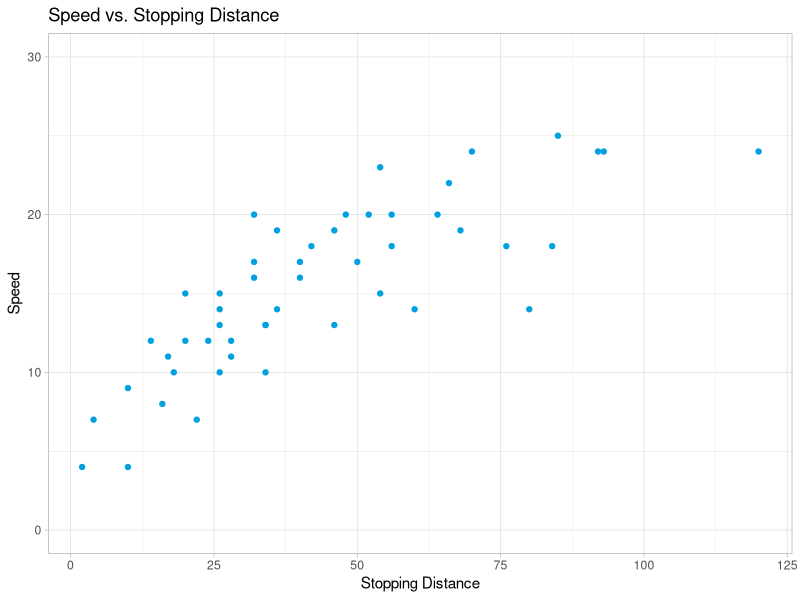
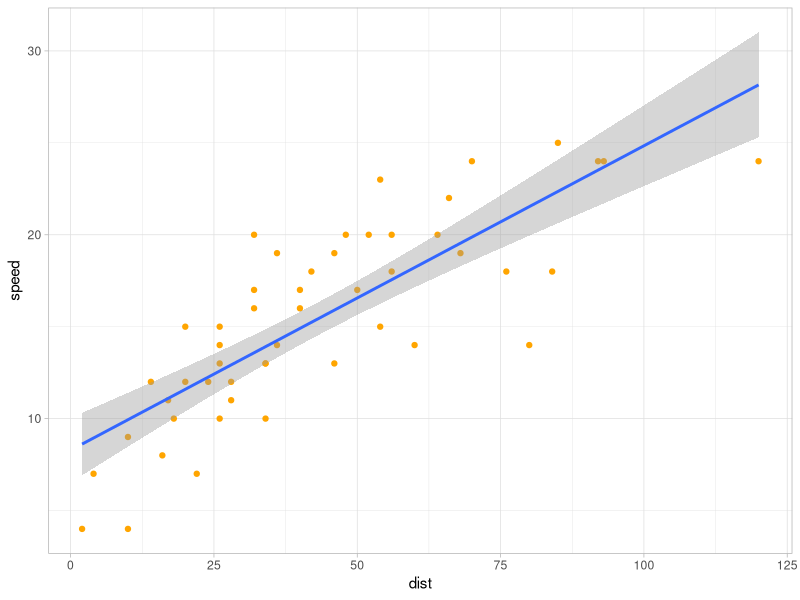
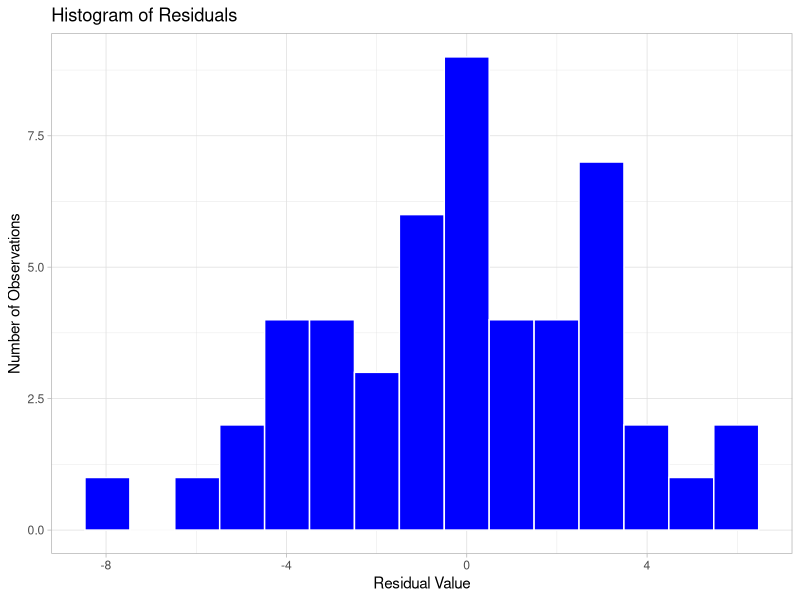
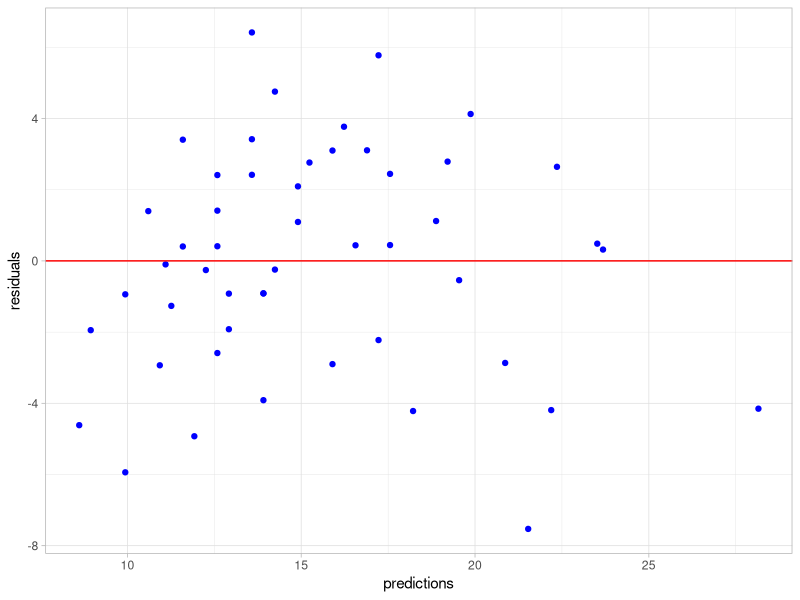

R code for these plots, in order:
library(tidyverse)
setwd("C:/Users/Sanaa Mironov/Documents/UMBC/CMSC491/CourseDataSets")

# Let's take a look at the data set
glimpse(cars)


# Scatter plot of Speed vs Stopping Distance
# Note that you can pass hexidecimal codes for your 
# favorite colors into geom functions

ggplot(data = cars, mapping = aes(x = dist, y = speed)) +
  geom_point(color = "#00a0e1") +
  ylim(c(0,30)) + # set limits for y-axis for better viewing
  labs(title = "Speed vs. Stopping Distance",
       x = "Stopping Distance",
       y = "Speed") +
  theme_light()

# Fit the linear regression model and assign it to "MyModel"
MyModel = lm(speed ~ dist, data = cars)


# Coefficient Estimates, t statistics, p-values, R-squared, 
# and residual standard error
summary(MyModel)

## ANOVA (Analysis of Variance) Table
anova(MyModel)

## Obtaining the Parameter Estimates
coef(MyModel)

## 95% Confidence Intervals for the Parameters
confint(MyModel, level = 0.95)

## 95% Confidence Interval for the Mean Value of Y Given X = x
predict(MyModel,
        newdata = data.frame(dist = 80), # x value entered as a data frame
        interval = "confidence")

# We can also obtain CIs for multiple values of dist
# Now dist is entered as a vector inside of a data frame
predict(MyModel,
        newdata = data.frame(dist = c(80, 82, 90)),
        interval = "confidence")

## 95% Confidence Interval for an Individual Value of Y Given X = x
predict(MyModel,
        newdata = data.frame(dist = 80), # x value entered as a data frame
        interval = "prediction")

# We can also obtain CIs for multiple values of dist
# Now dist is entered as a vector inside of a data frame
predict(MyModel,
        newdata = data.frame(dist = c(80, 82, 90)),
        interval = "prediction")

## Plotting the Results

# Plot the data with the linear regression line
# This includes 95% confidence bands for the mean of speed
ggplot(data = cars, mapping = aes(x = dist, y = speed)) +
  geom_point(color = "orange") + 
  geom_smooth(method = "lm") +
  theme_light()

# Let's see what's available in our lm object, "MyModel"
# The names() function returns the names 
names(MyModel)

# We can extract these terms with the $ operator
# The important terms for us will be the "residuals" and "fitted.values"
MyModel$coefficients


# We build a data frame with the original data, the residuals (errors) and
# predictions from our linear model
ModelResults = data.frame(speed = cars$speed,
                          dist = cars$dist,
                          residuals = MyModel$residuals,
                          predictions = MyModel$fitted.values)

# View the results
glimpse(ModelResults)


## Histogram of Residuals

ggplot(data = ModelResults, mapping = aes(x = residuals)) +
  geom_histogram(fill = "blue", color = "white", bins = 15) +
  labs(title = "Histogram of Residuals",
       x = "Residual Value",
       y = "Number of Observations") +
  theme_light()

## Scatter Plot of Residuals
ggplot(data = ModelResults, mapping = aes(x = predictions, y = residuals)) +
  geom_point(color = "blue") +
  geom_hline(yintercept = 0, color = "red") + # adds red horizontal line at y = 0
  theme_light()


